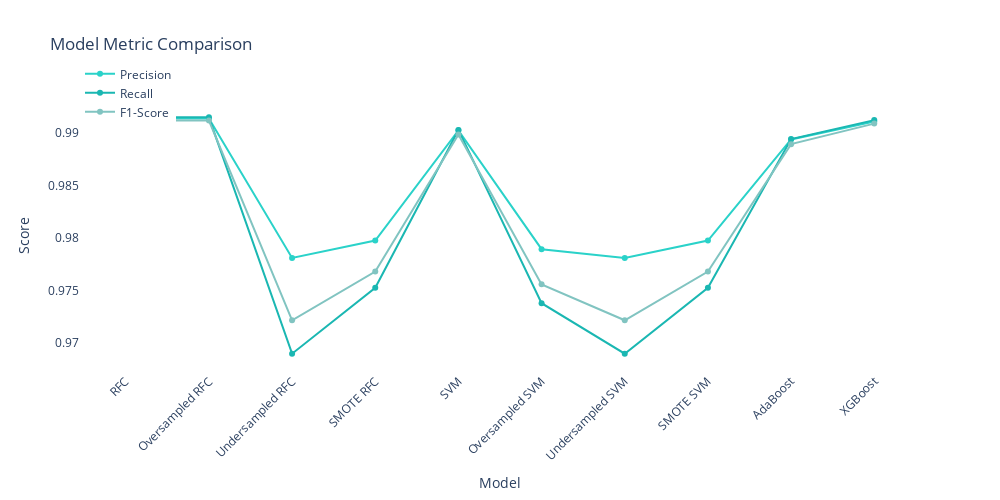

Notebook cell for this chart:
### Code cell
precision_scores = []
recall_scores = []
f1_scores = []
model_names = []

for model_name, model in classifiers:
    predictions = model.predict(x_test)
    report = classification_report(y_test, predictions, output_dict=True)
    precision_scores.append(report['weighted avg']['precision'])
    recall_scores.append(report['weighted avg']['recall'])
    f1_scores.append(report['weighted avg']['f1-score'])
    model_names.append(model_name)

fig = make_subplots(rows=1, cols=1)


fig.add_trace(go.Scatter(x=model_names, y=precision_scores, mode='lines+markers', name='Precision', marker_color='#2ad2c9'))
fig.add_trace(go.Scatter(x=model_names, y=recall_scores,mode='lines+markers', name='Recall', marker_color='#1AB7B2'))
fig.add_trace(go.Scatter(x=model_names, y=f1_scores, mode='lines+markers',name='F1-Score', marker_color='#81C4C1'))


fig.update_xaxes(title_text='Model', tickangle=-45)
fig.update_yaxes(title_text='Score', title_font=dict(size=14))


fig.update_layout(
    title='Model Metric Comparison',
    barmode='group',
    height=500,
    width=1000,
    legend=dict(x=0, y=1.15) ,plot_bgcolor='white'
)


fig.show()

### Figure 1 — Plotly figure (JSON) as saved in the notebook; plotly's stock layout.template omitted (floating-point values rounded to 4 significant figures)
{"data": [{"marker": {"color": "#2ad2c9"}, "mode": "lines+markers", "name": "Precision", "type": "scatter", "x": ["RFC", "Oversampled RFC", "Undersampled RFC", "SMOTE RFC", "SVM", "Oversampled SVM", "Undersampled SVM", "SMOTE SVM", "AdaBoost", "XGBoost"], "y": [0.9914, 0.9914, 0.9781, 0.9798, 0.9902, 0.9789, 0.9781, 0.9798, 0.9894, 0.9911]}, {"marker": {"color": "#1AB7B2"}, "mode": "lines+markers", "name": "Recall", "type": "scatter", "x": ["RFC", "Oversampled RFC", "Undersampled RFC", "SMOTE RFC", "SVM", "Oversampled SVM", "Undersampled SVM", "SMOTE SVM", "AdaBoost", "XGBoost"], "y": [0.9915, 0.9915, 0.969, 0.9753, 0.9903, 0.9738, 0.969, 0.9753, 0.9894, 0.9912]}, {"marker": {"color": "#81C4C1"}, "mode": "lines+markers", "name": "F1-Score", "type": "scatter", "x": ["RFC", "Oversampled RFC", "Undersampled RFC", "SMOTE RFC", "SVM", "Oversampled SVM", "Undersampled SVM", "SMOTE SVM", "AdaBoost", "XGBoost"], "y": [0.9912, 0.9912, 0.9722, 0.9768, 0.9898, 0.9756, 0.9722, 0.9768, 0.9889, 0.9909]}], "layout": {"barmode": "group", "height": 500, "legend": {"x": 0, "y": 1.15}, "plot_bgcolor": "white", "title": {"text": "Model Metric Comparison"}, "width": 1000, "xaxis": {"anchor": "y", "domain": [0, 1], "tickangle": -45, "title": {"text": "Model"}}, "yaxis": {"anchor": "x", "domain": [0, 1], "title": {"font": {"size": 14}, "text": "Score"}}}}
